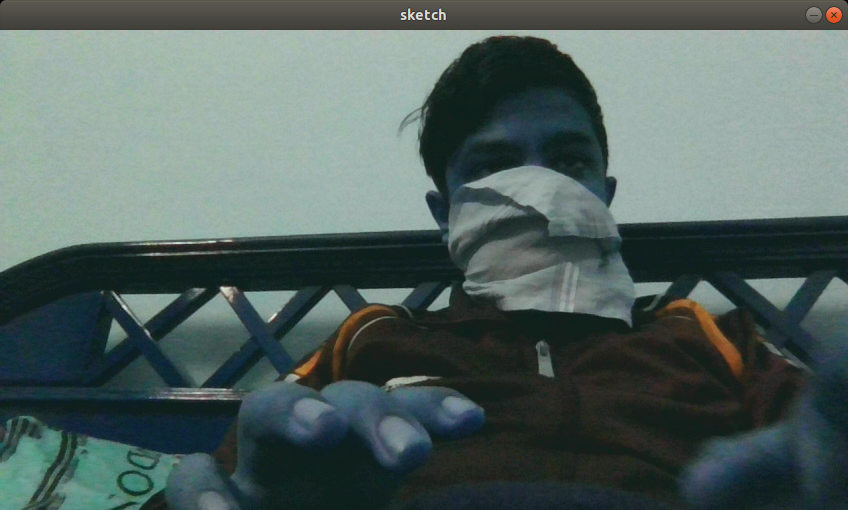
#> input picture RandomColorFilter.png, 848 x 510 px, given in place of the camera
$ python Segmentor.py   (older library calls are emulated)
#> lines starting #> are read from the running program, lines starting #| are printed output that depends on the picture; after the words box and inside, x2 and y2 are one past the last pixel; in counts of white or black regions, pixels touching at a corner belong together
#> further down, frame is the input picture: shape (510, 848, 3); mean B, G, R 95.4, 98.9, 82.8
#IMAGE SEGMENTATION

import cv2
import numpy as np


def sketch(image):

    gray=cv2.cvtColor(image,cv2.COLOR_BGR2GRAY)
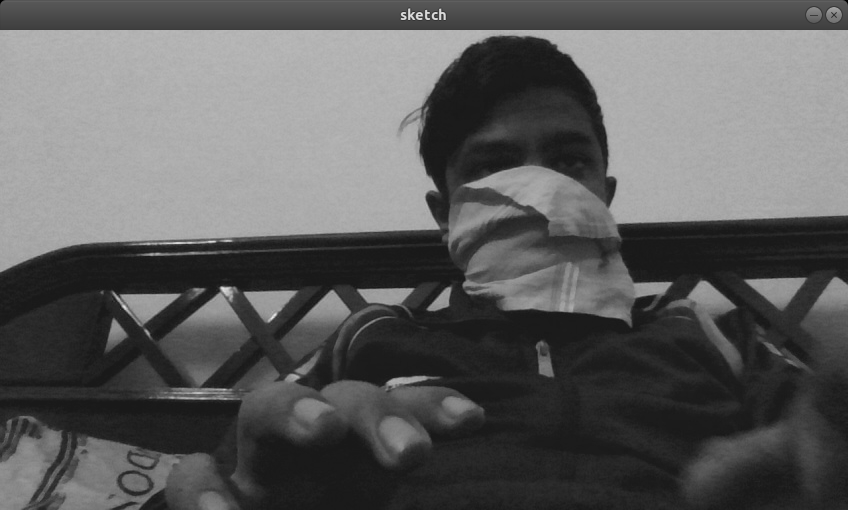
#> gray: shape (510, 848); min 0, max 234, mean 93.7

    edges=cv2.Canny(gray,30,200)
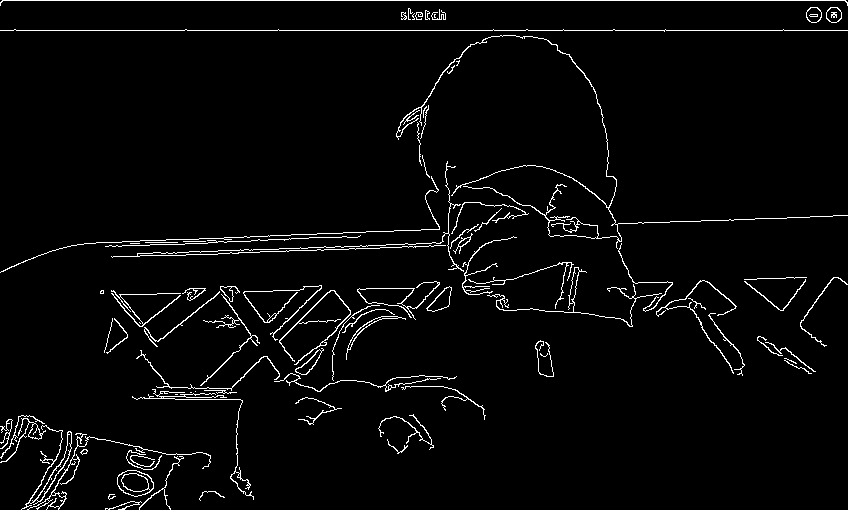
#> edges: shape (510, 848); 3.2% white in thin lines or dots

    lol,contours,hei=cv2.findContours(edges,cv2.RETR_EXTERNAL,cv2.CHAIN_APPROX_NONE)
#> contours = 86 contours, 44 with area under 20; largest, box (x1, y1, x2, y2) and area: (117, 470, 154, 497) 718, (21, 425, 72, 510) 402, (426, 286, 452, 312) 306, (396, 35, 848, 249) 242, (295, 348, 324, 375) 230; hei = 86 rows, first 6: [1, -1, -1, -1], [2, 0, -1, -1], [3, 1, -1, -1], [4, 2, -1, -1], [5, 3, -1, -1], [6, 4, -1, -1]

    cv2.drawContours(image,contours,-1,(13,56,100),2)
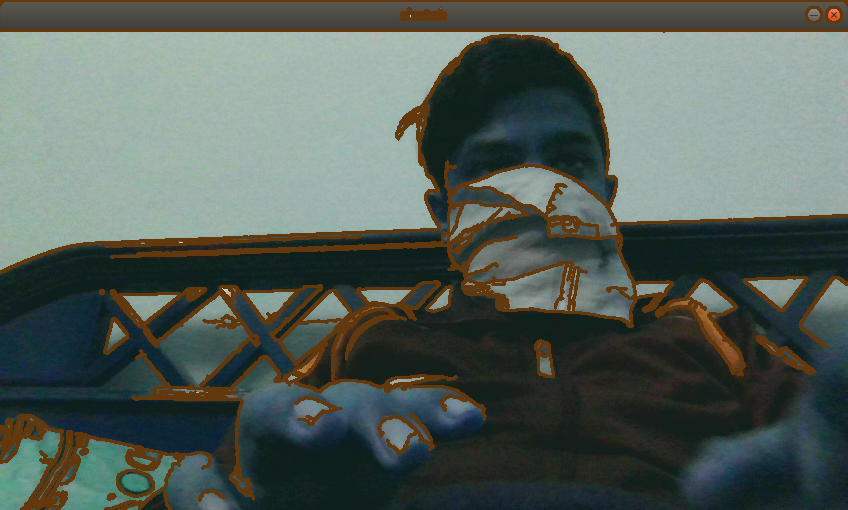
#> image: shape (510, 848, 3); 9.43% of pixels changed, all inside (x1, y1, x2, y2) = (0, 0, 848, 510)

    return image


cap=cv2.VideoCapture(0)

while True:

    ret,frame=cap.read()

    cv2.imshow("Editing",sketch(frame))

    if cv2.waitKey(1)==13:

#> (key Esc is pressed here)
        break

cap.release()

cv2.destroyAllWindows()
